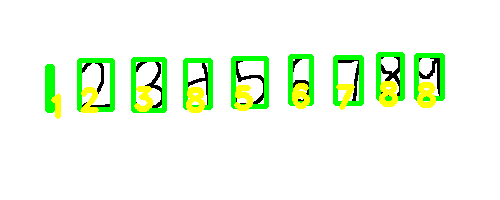
#> input picture athena/test_network.png, 500 x 200 px
$ python -i performRecognition.py   (imports and definitions only)   (older library calls are emulated)
#> lines starting #> are read from the running program, lines starting #| are printed output that depends on the picture; after the words box and inside, x2 and y2 are one past the last pixel; in counts of white or black regions, pixels touching at a corner belong together
#> further down, picture is the input picture: shape (200, 500, 3); mean B, G, R 229.5, 251, 236.4
# Import the modules
import cv2
from django.contrib.staticfiles.templatetags.staticfiles import static
from sklearn.externals import joblib
from skimage.feature import hog
import numpy as np
import os

STATIC_DIRECTORY = os.path.join(os.path.dirname(os.path.abspath(__file__)), 'static')

'''
Most of the code taken from
http://hanzratech.in/2015/02/24/handwritten-digit-recognition-using-opencv-sklearn-and-python.html
'''

# Load the classifier
# [1 line not run here, left out]


def readNum(im):
    # Convert to grayscale and apply Gaussian filtering
    im_gray = cv2.cvtColor(im, cv2.COLOR_BGR2GRAY)
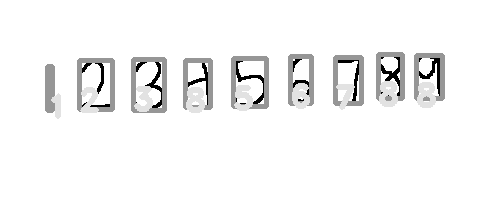
#> im_gray: shape (200, 500); min 0, max 255, mean 244.2
    im_gray = cv2.GaussianBlur(im_gray, (5, 5), 0)
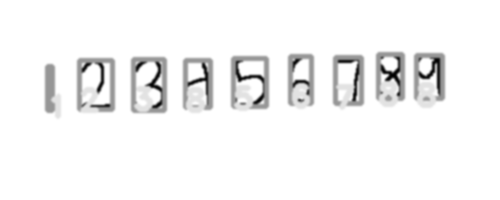
#> im_gray: shape (200, 500); min 0, max 255, mean 244.2

    # Threshold the image
    ret, im_th = cv2.threshold(im_gray, 90, 255, cv2.THRESH_BINARY_INV)
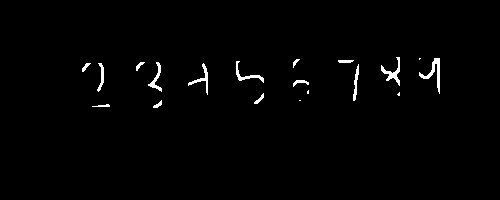
#> im_th: shape (200, 500); 1.3% white; 19 white regions (4 under 20 px)

    # Find contours in the image
    _, ctrs, hier = cv2.findContours(im_th.copy(), cv2.RETR_EXTERNAL, cv2.CHAIN_APPROX_SIMPLE)
#> ctrs = 19 contours, 6 with area under 20; largest, box (x1, y1, x2, y2) and area: (419, 58, 440, 94) 142, (381, 57, 400, 86) 120, (148, 62, 162, 92) 88, (236, 61, 264, 83) 87, (188, 63, 208, 95) 84

    # Get rectangles contains each contour
    rects = [cv2.boundingRect(ctr) for ctr in ctrs]
#> rects = 19 items, first 6: (92, 104, 18, 3), (299, 100, 2, 1), (153, 100, 9, 8), (254, 93, 10, 11), (397, 92, 3, 4), (307, 90, 2, 4)


    # For each rectangular region, calculate HOG features and predict
    # the digit using Linear SVM.
    nums = []
    for rect in rects:
        # Draw the rectangles
        cv2.rectangle(im, (rect[0], rect[1]), (rect[0] + rect[2], rect[1] + rect[3]), (0, 255, 0), 3)
        # Make the rectangular region around the digit
        leng = int(rect[3] * 1.6)
        pt1 = int(rect[1] + rect[3] // 2 - leng // 2)
        pt2 = int(rect[0] + rect[2] // 2 - leng // 2)

        # i'm pretty sure I mixed up the x and y axes
        rightmost, bottommost = im_th.shape
        left = max(pt1, 0)
        right = min(pt1+leng, rightmost)
        top = max(pt2, 0)
        bottom = min(pt2+leng, bottommost)

        roi = im_th[left:right, top:bottom]
        # Resize the image

        if(min(roi.shape) < 1):
            continue
        roi = cv2.resize(roi, (28, 28), interpolation=cv2.INTER_AREA)
        roi = cv2.dilate(roi, (3, 3))
        # Calculate the HOG features
        roi_hog_fd = hog(roi, orientations=9, pixels_per_cell=(14, 14), cells_per_block=(1, 1), visualise=False)
        nbr = clf.predict(np.array([roi_hog_fd], 'float64'))

        # should be sorting by left, but I think I mixed up the axes. this at least works
        nums.append((top, nbr))
#> this loop made 1 pass
#> (rect, leng, pt1, pt2, rightmost, bottommost, left, right) on pass 1: ((92, 104, 18, 3), 4, 103, 99, 200, 500, 103, 107)
#> pass 1, in readNum, `roi = cv2.resize(roi, (28, 28), interpolation=cv2.INTER_AREA)`:
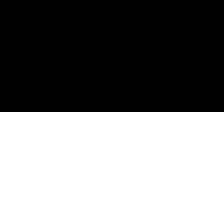
#> roi: shape (28, 28) (shown 8 times larger); 50% white; 1 white region, box (x1, y1, x2, y2) and area: (0, 14, 28, 28) 392
#> after the loop: im: shape (200, 500, 3); 0.12% of pixels changed, all inside (x1, y1, x2, y2) = (90, 102, 110, 110)
#> after the loop, nums = []
        #cv2.putText(im, str(int(nbr[0])), (rect[0], rect[1]+50),cv2.FONT_HERSHEY_DUPLEX, 1, (0, 255, 255), 3)

    nums.sort()
    return ''.join([str(int(x[1][0])) for x in nums])


# # Read the input image
#im = cv2.imread("static/athena/Samantha Jones.png")
#print(readNum(im))

>>> import cv2
>>> picture = cv2.imread('test_network.png')
#> (the run stopped early here; a loop or call above may not have finished)

$ run again, on athena/lulu.png
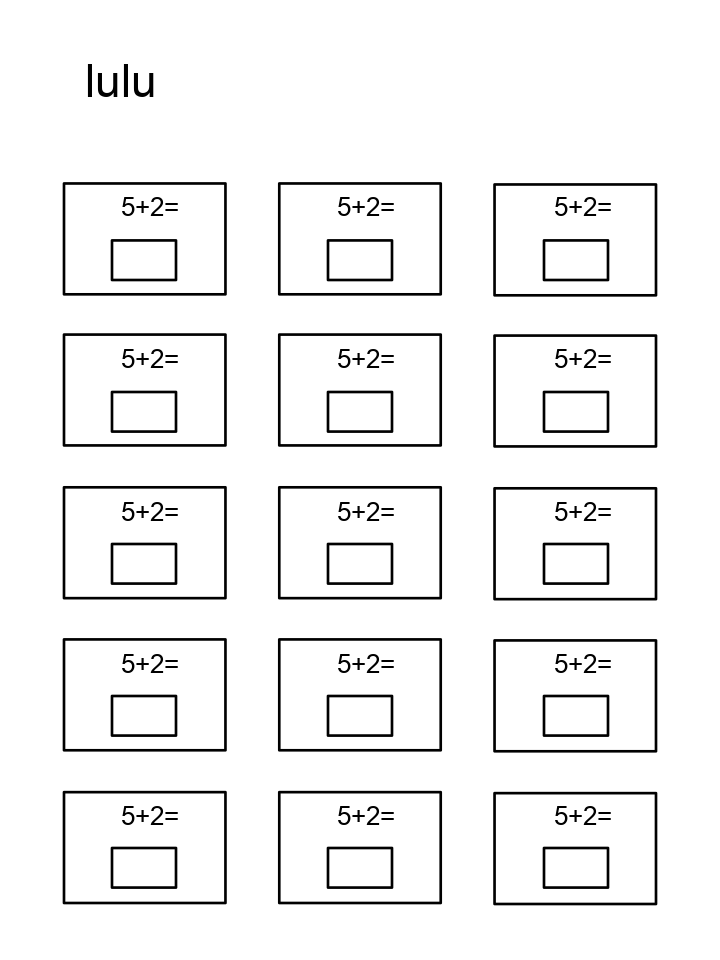
#> input picture athena/lulu.png, 720 x 960 px
#> picture is the input picture: shape (960, 720, 3); min 0, max 255, mean 242.1
#> in readNum, `ret, im_th = cv2.threshold(im_gray, 90, 255, cv2.THRESH_BINARY_INV)`:
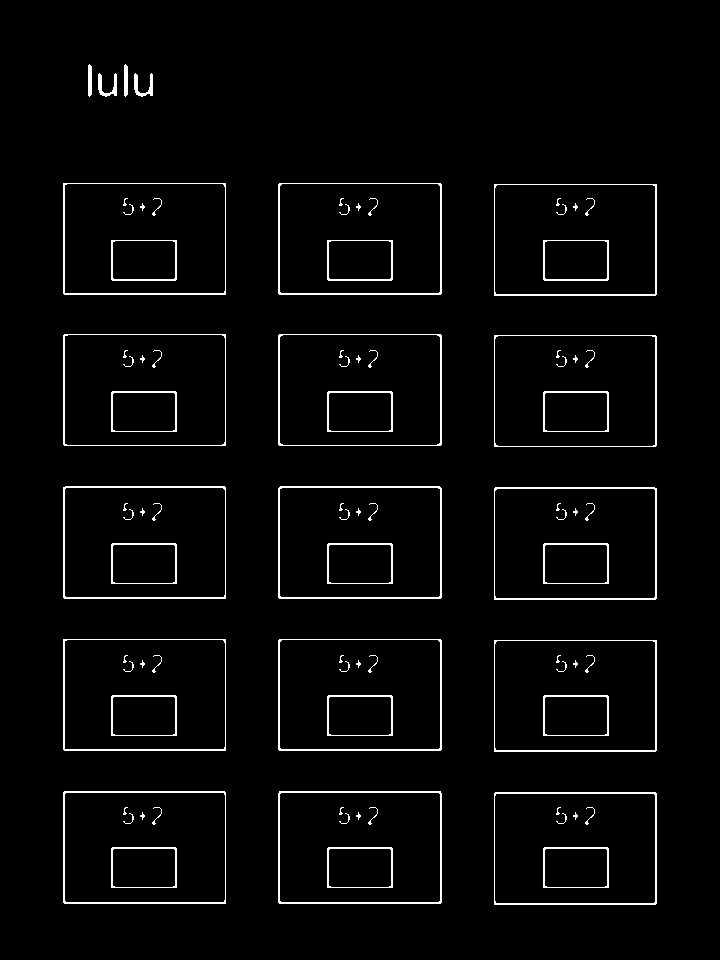
#> im_th: shape (960, 720); 3% white in thin lines or dots, all inside (x1, y1, x2, y2) = (63, 64, 657, 905)
#> ctrs = 19 contours; largest, box (x1, y1, x2, y2) and area: (278, 791, 442, 904) 18252, (278, 486, 442, 599) 18251, (494, 792, 657, 905) 18142, (63, 791, 226, 904) 18142, (494, 487, 657, 600) 18142
#> rects = 19 items, first 6: (494, 792, 163, 113), (278, 791, 164, 113), (63, 791, 163, 113), (494, 640, 163, 112), (278, 639, 164, 112), (63, 639, 163, 112)
#> the loop in readNum, `for rect in rects:` made 1 pass
#> (rect, leng, pt1, pt2, rightmost, bottommost, left, right) on pass 1: ((494, 792, 163, 113), 180, 758, 485, 960, 720, 758, 938)
#> after the loop in readNum, `for rect in rects:`:
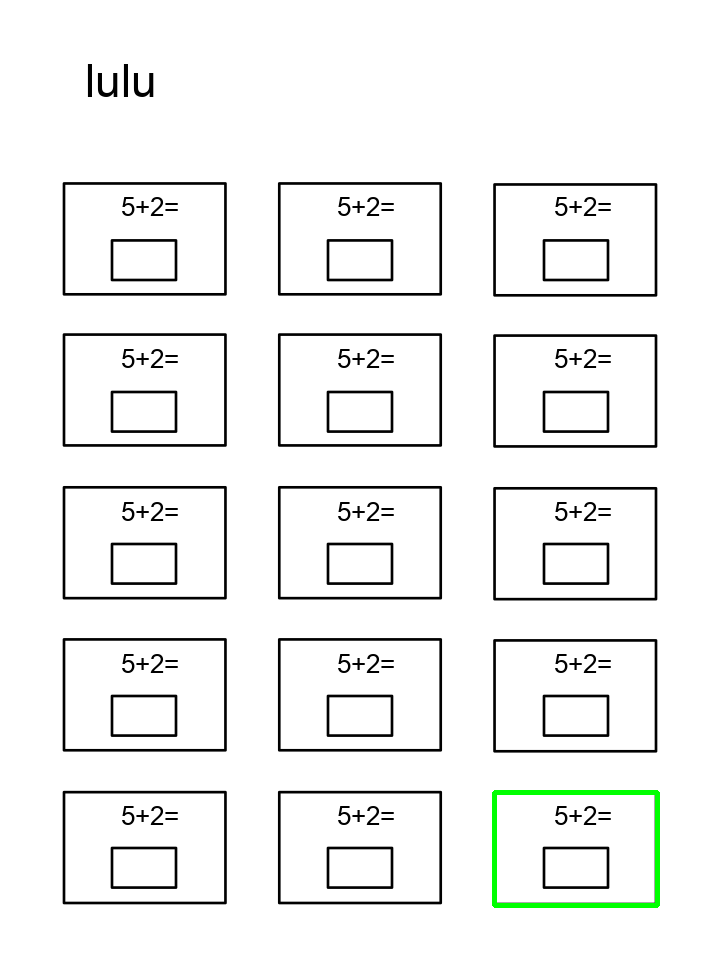
#> im: shape (960, 720, 3); 0.4% of pixels changed, all inside (x1, y1, x2, y2) = (492, 790, 660, 908)
#> after the loop in readNum, `for rect in rects:`: nums = []
